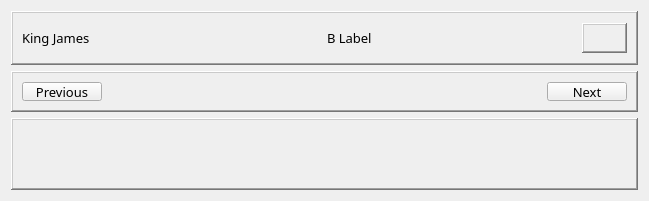
          <widget class="QWidget" name="kjv_tab">
           <attribute name="title">
            <string>King James Version</string>
           </attribute>
           <layout class="QVBoxLayout" name="verticalLayout_2">
            <item>
             <widget class="QFrame" name="King_James_Upper_Frame">
              <property name="minimumSize">
               <size>
                <width>627</width>
                <height>54</height>
               </size>
              </property>
              <property name="maximumSize">
               <size>
                <width>16777215</width>
                <height>54</height>
               </size>
              </property>
              <property name="frameShape">
               <enum>QFrame::Shape::WinPanel</enum>
              </property>
              <property name="frameShadow">
               <enum>QFrame::Shadow::Raised</enum>
              </property>
              <layout class="QHBoxLayout" name="horizontalLayout_12">
               <item>
                <widget class="QLabel" name="kjv_version_label">
                 <property name="font">
                  <font>
                   <family>Segoe Print</family>
                   <pointsize>10</pointsize>
                   <italic>false</italic>
                   <bold>false</bold>
                  </font>
                 </property>
                 <property name="text">
                  <string>King James</string>
                 </property>
                </widget>
               </item>
               <item>
                <widget class="QLabel" name="kjv_book_label">
                 <property name="maximumSize">
                  <size>
                   <width>16777215</width>
                   <height>31</height>
                  </size>
                 </property>
                 <property name="font">
                  <font>
                   <family>Segoe Print</family>
                   <pointsize>10</pointsize>
                   <italic>false</italic>
                   <bold>false</bold>
                  </font>
                 </property>
                 <property name="text">
                  <string>B Label</string>
                 </property>
                 <property name="indent">
                  <number>25</number>
                 </property>
                </widget>
               </item>
               <item>
                <widget class="QLabel" name="kjv_chapter_label">
                 <property name="minimumSize">
                  <size>
                   <width>45</width>
                   <height>30</height>
                  </size>
                 </property>
                 <property name="maximumSize">
                  <size>
                   <width>45</width>
                   <height>30</height>
                  </size>
                 </property>
                 <property name="font">
                  <font>
                   <family>Segoe Print</family>
                   <pointsize>10</pointsize>
                   <italic>false</italic>
                   <bold>false</bold>
                  </font>
                 </property>
                 <property name="frameShape">
                  <enum>QFrame::Shape::WinPanel</enum>
                 </property>
                 <property name="frameShadow">
                  <enum>QFrame::Shadow::Raised</enum>
                 </property>
                 <property name="text">
                  <string/>
                 </property>
                </widget>
               </item>
              </layout>
             </widget>
            </item>
            <item>
             <widget class="QFrame" name="King_James_Lower_Frame">
              <property name="maximumSize">
               <size>
                <width>16777215</width>
                <height>41</height>
               </size>
              </property>
              <property name="frameShape">
               <enum>QFrame::Shape::WinPanel</enum>
              </property>
              <property name="frameShadow">
               <enum>QFrame::Shadow::Raised</enum>
              </property>
              <layout class="QHBoxLayout" name="horizontalLayout_6">
               <item alignment="Qt::AlignmentFlag::AlignLeft">
                <widget class="QPushButton" name="kjv_previous_pushButton">
                 <property name="maximumSize">
                  <size>
                   <width>103</width>
                   <height>24</height>
                  </size>
                 </property>
                 <property name="font">
                  <font>
                   <family>Segoe Print</family>
                   <pointsize>10</pointsize>
                   <italic>false</italic>
                   <bold>false</bold>
                  </font>
                 </property>
                 <property name="styleSheet">
                  <string notr="true"/>
                 </property>
                 <property name="text">
                  <string>Previous</string>
                 </property>
                </widget>
               </item>
               <item alignment="Qt::AlignmentFlag::AlignRight">
                <widget class="QPushButton" name="kjv_next_pushButton">
                 <property name="maximumSize">
                  <size>
                   <width>102</width>
                   <height>24</height>
                  </size>
                 </property>
                 <property name="font">
                  <font>
                   <family>Segoe Print</family>
                   <pointsize>10</pointsize>
                   <italic>false</italic>
                   <bold>false</bold>
                  </font>
                 </property>
                 <property name="styleSheet">
                  <string notr="true"/>
                 </property>
                 <property name="text">
                  <string>Next</string>
                 </property>
                </widget>
               </item>
              </layout>
             </widget>
            </item>
            <item>
             <widget class="QScrollArea" name="kjv_ScrollArea">
              <property name="minimumSize">
               <size>
                <width>0</width>
                <height>0</height>
               </size>
              </property>
              <property name="styleSheet">
               <string notr="true"/>
              </property>
              <property name="frameShape">
               <enum>QFrame::Shape::WinPanel</enum>
              </property>
              <property name="frameShadow">
               <enum>QFrame::Shadow::Raised</enum>
              </property>
              <property name="widgetResizable">
               <bool>true</bool>
              </property>
              <widget class="QWidget" name="kjv_ScrollAreaContents">
               <property name="geometry">
                <rect>
                 <x>0</x>
                 <y>0</y>
                 <width>613</width>
                 <height>360</height>
                </rect>
               </property>
               <layout class="QVBoxLayout" name="verticalLayout_12">
                <item>
                 <layout class="QGridLayout" name="kjv_gridLayout"/>
                </item>
               </layout>
              </widget>
             </widget>
            </item>
           </layout>
          </widget>
